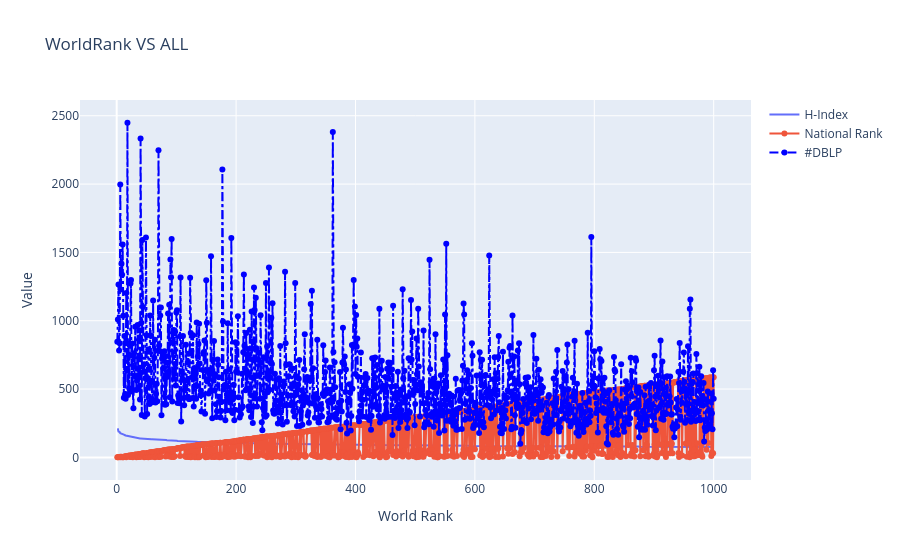

The notebook cell saved with this chart:
### Markdown cell above
### Styling Line Chart

### Code cell
fig = go.Figure()

fig.add_trace(go.Scatter(x=df['World Rank'], y=df['H-Index'],
                         mode = 'lines', name='H-Index'))
fig.add_trace(go.Scatter(x=df['World Rank'], y=df['National Rank'],
                         mode = 'lines+markers', name='National Rank'))
fig.add_trace(go.Scatter(x=df['World Rank'], y=df['#DBLP'],
                         mode = 'lines+markers', name='#DBLP',
                         line=dict(color='blue', width=2, dash='dashdot')))


fig.update_layout(
    title = 'WorldRank VS ALL',
    xaxis_title = 'World Rank',
    yaxis_title = 'Value'
)

fig.show(render='colab')

### Figure 1 — Plotly figure (JSON) as saved in the notebook; plotly's stock layout.template omitted (floating-point values rounded to 4 significant figures; data arrays with more than 128 entries replaced by an {"elided": "..."} marker saying what was removed)
{"data": [{"mode": "lines", "name": "H-Index", "type": "scatter", "x": {"elided": "1000 int values"}, "y": {"elided": "1000 int values"}}, {"mode": "lines+markers", "name": "National Rank", "type": "scatter", "x": {"elided": "1000 int values"}, "y": {"elided": "1000 int values"}}, {"line": {"color": "blue", "dash": "dashdot", "width": 2}, "mode": "lines+markers", "name": "#DBLP", "type": "scatter", "x": {"elided": "1000 int values"}, "y": {"elided": "1000 int values"}}], "layout": {"title": {"text": "WorldRank VS ALL"}, "xaxis": {"title": {"text": "World Rank"}}, "yaxis": {"title": {"text": "Value"}}}}
